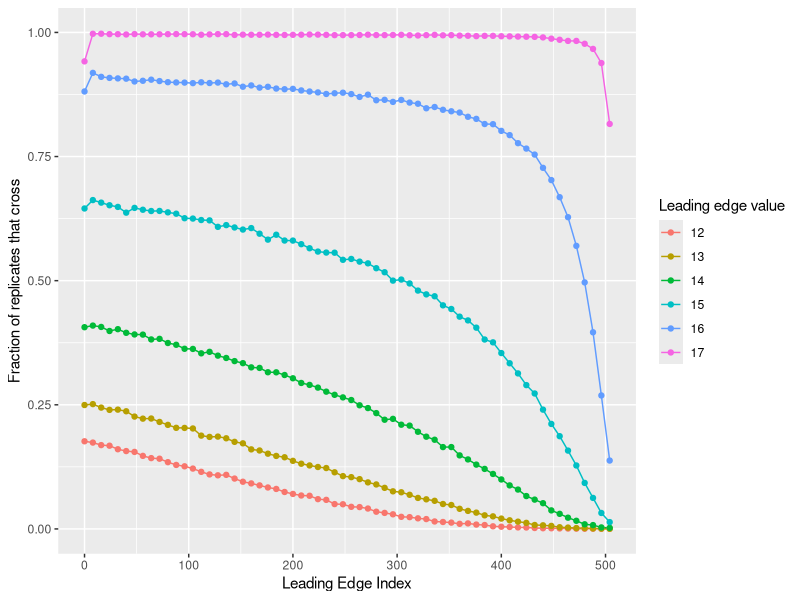

R code for this plot:
rm(list = ls())

library(ggplot2)

plot_dir = '../plots'
if(!dir.exists(plot_dir)){
  dir.create(plot_dir, recursive = T)
}

df_summary = read.csv('../data/summarized_benchmarking_data.csv')

ggplot(df_summary, aes(x = leading_edge_index, y = crossed_frac, color = as.factor(leading_edge_val))) + 
  geom_line() + 
  geom_point() + 
  scale_y_continuous(limits = c(0,1)) + 
  xlab('Leading Edge Index') + 
  ylab('Fraction of replicates that cross') + 
  labs(color = 'Leading edge value')
ggsave(paste0(plot_dir, '/benchmarking.png'), units = 'in', width = 8, height = 6)
